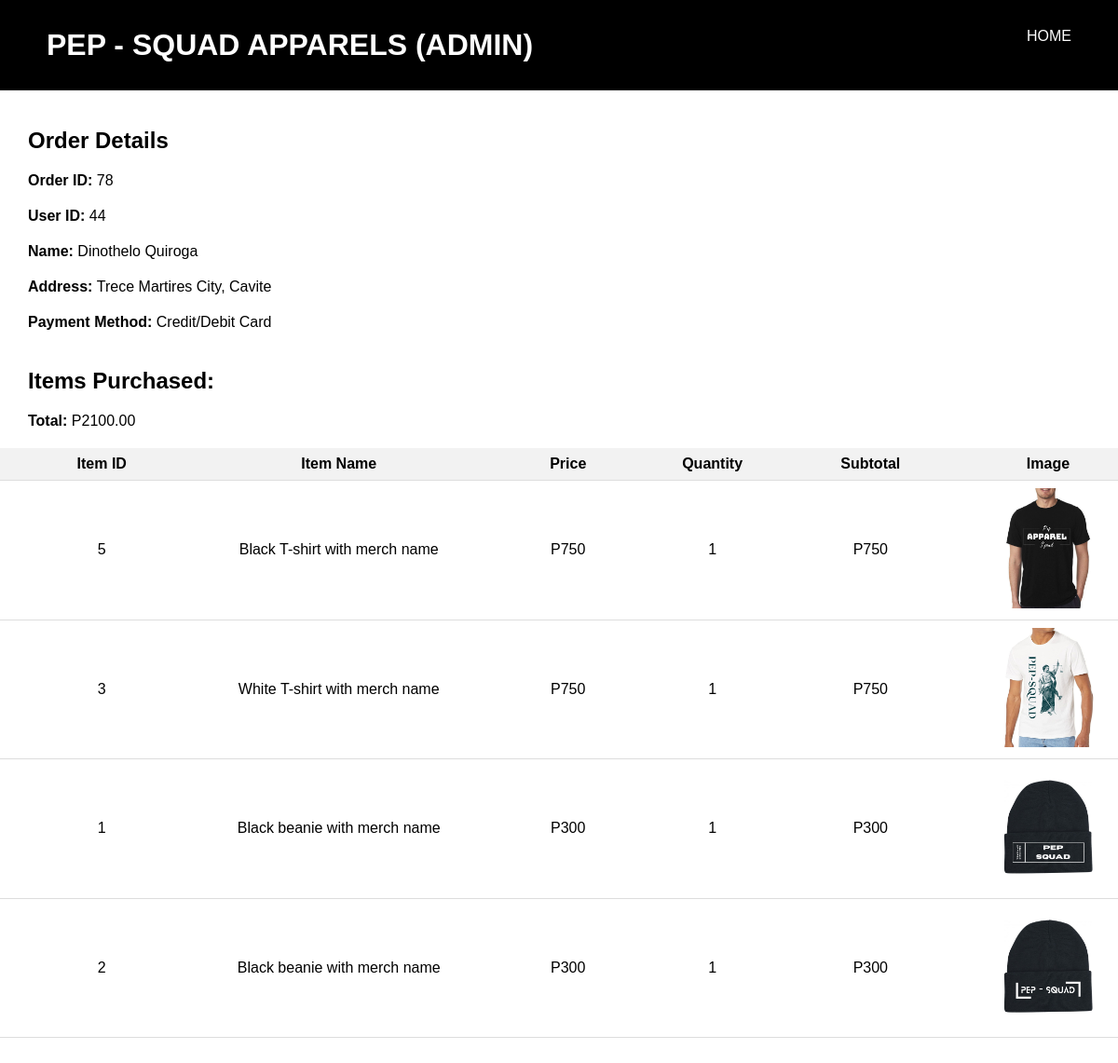
Screenshot of /viewDetails.php?id=78 (signed in) with the database file from the repository.
### tables this page shows
CREATE TABLE `orders` (
  `order_id` int(11) NOT NULL,
  `user_id` int(11) DEFAULT NULL,
  `total` decimal(10,2) DEFAULT NULL,
  `address` varchar(255) DEFAULT NULL,
  `payment_method` enum('cod','ewallet','creditDebit','') DEFAULT NULL,
  `purchased_on` datetime DEFAULT current_timestamp()
);

CREATE TABLE `users` (
  `user_id` int(11) NOT NULL,
  `firstName` varchar(100) NOT NULL,
  `lastName` varchar(100) NOT NULL,
  `email` varchar(100) NOT NULL,
  `password` varchar(128) NOT NULL,
  `phoneNum` bigint(15) NOT NULL,
  `address` varchar(100) NOT NULL,
  `bday` date NOT NULL,
  `gender` enum('male','female','other') NOT NULL,
  `user_type` enum('user','admin') NOT NULL
);

CREATE TABLE `order_items` (
  `order_item_id` int(11) NOT NULL,
  `order_id` int(11) NOT NULL,
  `item_id` int(11) NOT NULL,
  `quantity` int(11) NOT NULL,
  `total` decimal(10,2) NOT NULL
);

CREATE TABLE `item` (
  `item_id` int(11) NOT NULL,
  `name` varchar(100) NOT NULL,
  `category` varchar(100) NOT NULL,
  `description` varchar(500) NOT NULL,
  `price` int(11) NOT NULL,
  `quantity` int(10) NOT NULL
);

### viewDetails.php (the view, shortened to what this page needs)
<?php
require_once 'config.php';
$orderID = $_GET['id'];
$sql = "SELECT * FROM orders WHERE order_id = '$orderID'";
$result = mysqli_query($mysqli, $sql);
$order = mysqli_fetch_assoc($result);
$userID = $order['user_id'];
$userSql = "SELECT firstName, lastName FROM users WHERE user_id = '$userID'";
$userResult = mysqli_query($mysqli, $userSql);
$user = mysqli_fetch_assoc($userResult);
$firstName = $user['firstName'];
$lastName = $user['lastName'];
$itemSql = "SELECT oi.item_id, oi.quantity, i.description, i.price, i.name
            FROM order_items oi
            JOIN item i ON oi.item_id = i.item_id
            WHERE oi.order_id = '$orderID'";
$itemResult = mysqli_query($mysqli, $itemSql);
$items = [];
$total = $order['total'];
while ($item = mysqli_fetch_assoc($itemResult)) {
    $items[] = $item;
}
?>
<!DOCTYPE html>
<html lang="en">
<head>
    <link rel="stylesheet" href="css/viewDetails.css">
</head>
<body>
    <div class="header">
        <h1>PEP - SQUAD APPARELS (ADMIN)</h1>
        <div id="navigation">
            <a href="adminIndex.php" class="adminIndex">HOME</a>
        </div>
    </div>
    <h2>Order Details</h2>
    <p><strong>Order ID: </strong><?php echo $order['order_id']; ?></p>
    <p><strong>User ID: </strong><?php echo $order['user_id']; ?></p>
    <p><strong>Name: </strong><?php echo $firstName . ' ' . $lastName; ?></p>
    <p><strong>Address: </strong><?php echo $order['address']; ?></p>
    <p>
        <strong>Payment Method: </strong>
        <?php
            $paymentMethod = $order['payment_method'];
            $displayPaymentMethod = '';
            if ($paymentMethod === 'cod') {
                $displayPaymentMethod = 'Cash On Delivery';
            } elseif ($paymentMethod === 'ewallet') {
                $displayPaymentMethod = 'E-Wallet';
            } elseif ($paymentMethod === 'creditDebit') {
                $displayPaymentMethod = 'Credit/Debit Card';
            } else {
                $displayPaymentMethod = 'Unknown';
            }
            echo $displayPaymentMethod;
        ?>
    </p>
    <h2>Items Purchased:</h2>
    <table>
        <tr>
            <th>Item ID</th>
            <th>Item Name</th>
            <th>Price</th>
            <th>Quantity</th>
            <th>Subtotal</th>
            <th>Image</th>
        </tr>
        <?php foreach ($items as $item) : ?>
            <tr>
                <td><?php echo $item['item_id']; ?></td>
                <td><?php echo $item['description']; ?></td>
                <td>P<?php echo $item['price']; ?></td>
                <td><?php echo $item['quantity']; ?></td>
                <td>
                    P<?php
                    $subtotal = $item['price'] * $item['quantity'];
                    echo $subtotal;
                    ?>
                </td>
                <td><img src="img/apparel/<?php echo $item['name']; ?>.jpg" alt="<?php echo $item['name']; ?>"></td>
            </tr>
        <?php endforeach; ?>
        <p><strong>Total: </strong>P<?php echo $total; ?></p>
    </table>
</body>
</html>

### css/viewDetails.css (style rules this page uses)
* { margin: 0; padding: 0; box-sizing: border-box; font-family: 'Poppins', sans-serif; }
body { position: relative; justify-content: center; align-items: center; min-height: 100vh; overflow: auto; }
a { text-decoration: none; }
.header { background-color: black; padding: 30px 50px; margin-bottom: 20px; display: flex; justify-content: space-between; position: relative; top: 0; left: 0; width: 100%; }
.header h1 { font-size: 2em; color: white; user-select: none; }
#navigation a { position: relative; text-decoration: none; color: white; font-weight: 500; }
#navigation a::after { content: ''; position: absolute; left: 0; bottom: -6px; width: 100%; height: 3px; background: red; border-radius: 5px; transform-origin: right; transform: scaleX(0); transition: transform .5s; }
h2, p, h4 { padding-left: 30px; padding-bottom: 20px; }
h2 { padding-top: 20px; }
table { width: 100%; border-collapse: collapse; margin-bottom: 50px; }
table th, table td { padding: 8px; text-align: center; border-bottom: 1px solid #ddd; padding-left: 70px; }
table th { background-color: #f2f2f2; }
img { max-width: 100px; height: auto; }

### rows the page displays
orders: order_id "78", user "44", address "Trece Martires City, Cavite", payment_method "Credit/Debit Card", total "2100.00"
users: firstName "Dinothelo", lastName "Quiroga"
order_items: item "5", item.description "Black T-shirt with merch name", item.price "750", quantity "1", item.name (picture)
order_items: item "3", item.description "White T-shirt with merch name", item.price "750", quantity "1", item.name (picture)
order_items: item "1", item.description "Black beanie with merch name", item.price "300", quantity "1", item.name (picture)
order_items: item "2", item.description "Black beanie with merch name", item.price "300", quantity "1", item.name (picture)
